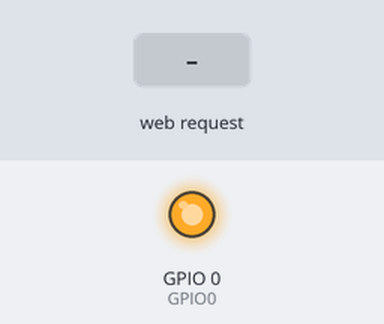
Bench run of a sketch on a simulated ESP8266 (NodeMCU). Parts: output pins drawn as LEDs (lit = HIGH). Inputs (shaded band) come from the test bench. WiFi joins after 1.5 s; servers stay silent unless stated; what the sketch prints to the serial monitor is not drawn.

Above: at 2.7 s.
2.8 s: HTTP request GET /gpio0/0 received
At 3.2 s:
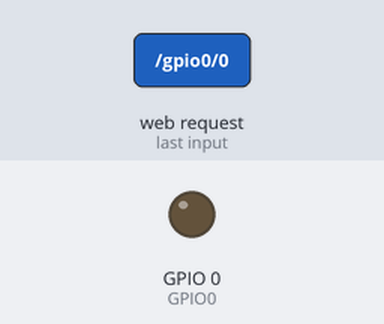
4.3 s: HTTP request GET /gpio0/1 received
At 5.5 s:
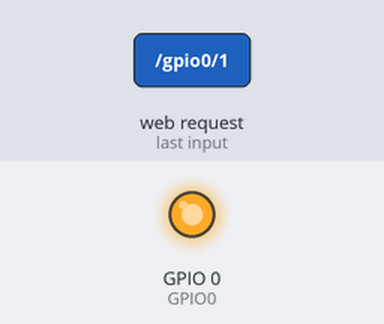
Timing chart, 0 to 7.3 s (numbered marks = the images above; inputs shaded):
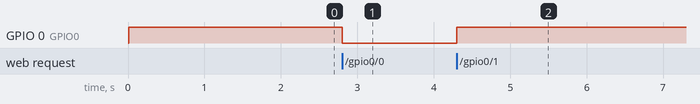

The sketch:

led_control_server.ino
```cpp
/*  ### 스마트폰 WiFi로 esp8266모듈회로의 LED 켜고·끄기 ###
 *  1. LED를 연결한 esp8266 회로를 서버로 동작시킨다.
 *  2. 앱인벤터를 이용하여 접속앱을 직접 제작 한다.
 *  3. 접속앱에서 esp8266 서버 주소를 입력하고 접속한다.
 *    (접속 IP 주소는 코드 업로드가 완료되면 시리얼모니터(115200bps)를 통해 확인 가능함)
 *  4. 앱화면의 버튼을 눌러 LED를 On·Off 할 수 있다.(GPIO0(LED1), GPIO2(LED2))
 *  5. 아두이노 우노를 제거하고 미니 전원을 연결하여 소형화 된 무선 WiFi 모듈을 구성해본다.
 *    http://server_ip/gpio0/0 이면 GPIO0(LED1) 를 LOW로 설정,
 *    http://server_ip/gpio0/1 이면 GPIO0(LED1) 를 HIGH로 설정,
 *    http://server_ip/gpio2/0 이면 GPIO2(LED2) 를 LOW로 설정,
 *    http://server_ip/gpio2/1 이면 GPIO2(LED2) 를 HIGH로 설정,
 *
 *  주의 : 반드시 동일한 내부 네트웍(하나의 공유기로 연결된)에서 동작 시켜야 접속이 이루어 집니다.
 *
 *  제작과정의 좀더 상세한 내용과 설명 영상은 http://rasino.tistory.com/300 참조 하세요
 */

#include <ESP8266WiFi.h>
#define GPIO0 0
const char* ssid = "";         // 공유기(AP) 접속 ID
const char* password = "";    // 공유기(AP) 접속 패스워드
// 서버 인스턴스를 생성합니다 (80번 포트 지정)
WiFiServer server(80);

void setup() {
  Serial.begin(115200);
  //Serial.begin(9600);
  delay(10);
  // GPIO 포트들을 초기화 합니다
  pinMode(GPIO0, OUTPUT);
  //전원을 켰을 때 전등도 켜기
  digitalWrite(GPIO0, 1);
  // Serial 통신으로 WiFi 네트웍에 연결
  Serial.println();
  Serial.println();
  Serial.print("Connecting to ");
  Serial.println(ssid);
  // 고정 IP 설정전에 서버의(esp8266) IP 주소를 출력, 확인 후 고정 IP 설정하기
  IPAddress ip(192,168,45,243);
  IPAddress gateway(192,168,45,1);
  IPAddress subnet(255,255,255,0);
  WiFi.config(ip, gateway, subnet);
  WiFi.begin(ssid, password);  // 네트웍에 설정된 id와 패스워드로 접속
  while (WiFi.status() != WL_CONNECTED) {
    delay(500);
    Serial.print(".");
  }
  Serial.println("");
  Serial.println("WiFi connected");

  // 서버 시작
  server.begin();
  Serial.println("Server started");

  // 서버의(esp8266) IP 주소를 출력합니다
  Serial.println(WiFi.localIP());
}

void loop() {
  // 클라이언트가 접속하는지 체크 합니다
  WiFiClient client = server.available();
  if (!client) {
    return;
  }

  // 클라이언트가 데이터를 보낼 때까지 기다립니다.
  Serial.println("new client");
  while(!client.available()){
    delay(1);
  }

  // 요청 첫 출을 읽어 옵니다.
  String req = client.readStringUntil('\r');
  Serial.println(req);
  client.flush();

  // 요청 사항과 비교해봅니다.
  int GP0val=0;

  if (req.indexOf("/gpio0/0") != -1)
    GP0val = 0;
  else if (req.indexOf("/gpio0/1") != -1)
    GP0val = 1;
  else {
    Serial.println("invalid request");
    client.stop();
    return;
  }
  // 요청에 따라 GPIO 들을 셋팅합니다(ON 또는 OFF)
  digitalWrite(GPIO0, GP0val);
  client.flush();
  // 응답을 준비합니다.
  String s1 = "HTTP/1.1 200 OK\r\nContent-Type: text/html\r\n\r\n \r\n\r\nGPIO 0 is now ";
  s1 += (GP0val)?"HIGH":"LOW";   //GP0val 값에 따라 HIGH 또는 LOW 응답합니다.
  s1 += "\n";

  // 클라이언트로 응답을 보냅니다
  client.print(s1);
  delay(1);
  Serial.println("Client disonnected");  // 응답완료 후에는 클라이언트를 닫습니다.
}
```

Measured:
- after the input at 2.8 s, GPIO 0 (GPIO0): HIGH → LOW at once
- after the input at 4.3 s, GPIO 0 (GPIO0): LOW → HIGH at once
